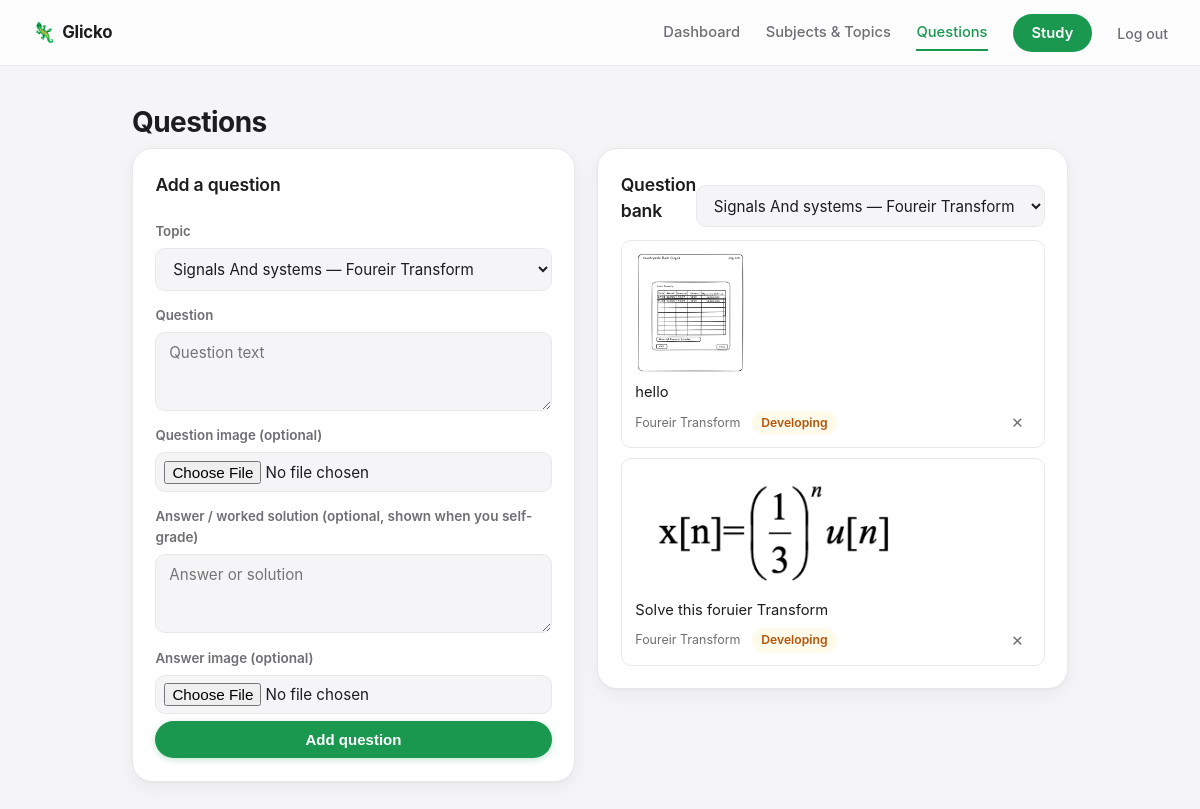
Screenshot of /questions?topic_id=1 (signed in) with the database file from the repository.
### tables this page shows
CREATE TABLE questions (
    id INTEGER PRIMARY KEY AUTOINCREMENT,
    topic_id INTEGER NOT NULL REFERENCES topics(id) ON DELETE CASCADE,
    text TEXT NOT NULL,
    answer TEXT,
    image_filename TEXT,
    answer_image_filename TEXT,
    rating REAL NOT NULL DEFAULT 1500,
    rd REAL NOT NULL DEFAULT 350,
    last_update TEXT,
    sm2_n INTEGER NOT NULL DEFAULT 0,
    sm2_ef REAL NOT NULL DEFAULT 2.5,
    sm2_interval REAL NOT NULL DEFAULT 0,
    next_eligible TEXT
);

CREATE TABLE topics (
    id INTEGER PRIMARY KEY AUTOINCREMENT,
    subject_id INTEGER NOT NULL REFERENCES subjects(id) ON DELETE CASCADE,
    name TEXT NOT NULL,
    rating REAL NOT NULL DEFAULT 1500,
    rd REAL NOT NULL DEFAULT 350,
    last_update TEXT,
    pending_results TEXT NOT NULL DEFAULT '[]',
    UNIQUE(subject_id, name)
);

### app.py (the view, shortened to what this page needs)
@app.route('/questions')
@login_required
def questions():
    uid = session['user_id']
    conn = db.get_db()
    topic_filter = request.args.get('topic_id', type=int)
    topics = conn.execute(
        "SELECT topics.*, subjects.name AS subject_name FROM topics "
        "JOIN subjects ON subjects.id = topics.subject_id WHERE subjects.user_id = ? "
        "ORDER BY subjects.name, topics.name", (uid,)
    ).fetchall()
    if topic_filter:
        q_rows = conn.execute(
            "SELECT questions.*, topics.name AS topic_name FROM questions "
            "JOIN topics ON topics.id = questions.topic_id "
            "JOIN subjects ON subjects.id = topics.subject_id "
            "WHERE topics.id = ? AND subjects.user_id = ? ORDER BY questions.id DESC",
            (topic_filter, uid)
        ).fetchall()
    conn.close()
    return render_template('questions.html', topics=topics, questions=q_rows, topic_filter=topic_filter)

### auth.py (called while the page is built)
def login_required(view):
    @wraps(view)
    def wrapped(*args, **kwargs):
        if not session.get('user_id'):
            return redirect(url_for('login', next=request.path))
        return view(*args, **kwargs)
    return wrapped

### db.py (called while the page is built)
def get_db():
    conn = sqlite3.connect(DB_PATH)
    conn.row_factory = sqlite3.Row
    conn.execute("PRAGMA foreign_keys = ON")
    return conn

### labels.py (called while the page is built)
def rating_label(rating):
    for lo, hi, label, css in TIERS:
        if lo <= rating < hi:
            return label, css
    return "Excellent", "tier-excellent"

### templates/questions.html (shortened to what this page needs)
{% extends "base.html" %}
{% block content %}
<h1>Questions</h1>
<div class="two-col">
  <section class="panel">
    <h2>Add a question</h2>
    {% if not topics %}
      <p class="muted">Add a subject and topic first.</p>
    {% else %}
    <form method="post" action="{{ url_for('add_question') }}" class="stack-form" enctype="multipart/form-data">
      <label>Topic</label>
      <select name="topic_id" required>
        {% for t in topics %}
        <option value="{{ t.id }}" {{ 'selected' if topic_filter == t.id }}>{{ t.subject_name }} — {{ t.name }}</option>
        {% endfor %}
      </select>
      <label>Question</label>
      <textarea name="text" rows="3" placeholder="Question text" required></textarea>
      <label>Question image <span class="muted small">(optional)</span></label>
      <input type="file" name="image" accept="image/*">
      <label>Answer / worked solution <span class="muted small">(optional, shown when you self-grade)</span></label>
      <textarea name="answer" rows="3" placeholder="Answer or solution"></textarea>
      <label>Answer image <span class="muted small">(optional)</span></label>
      <input type="file" name="answer_image" accept="image/*">
      <button type="submit" class="btn btn-primary">Add question</button>
    </form>
    {% endif %}
  </section>
  <section class="panel">
    <div class="panel-head">
      <h2>Question bank</h2>
      <form method="get" action="{{ url_for('questions') }}">
        <select name="topic_id" onchange="this.form.submit()">
          {% for t in topics %}
          <option value="{{ t.id }}" {{ 'selected' if topic_filter == t.id }}>{{ t.subject_name }} — {{ t.name }}</option>
          {% endfor %}
        </select>
      </form>
    </div>
    <ul class="question-list">
      {% for q in questions %}
      <li>
        {% if q.image_filename %}
        <img src="{{ url_for('static', filename='uploads/' + q.image_filename) }}" class="q-thumb" alt="">
        {% endif %}
        <div class="question-text">{{ q.text }}</div>
        <div class="question-meta">
          <span>{{ q.topic_name }}</span>
          <span class="rating-pill {{ rating_label(q.rating)[1] }}">{{ rating_label(q.rating)[0] }}</span>
          <form method="post" action="{{ url_for('delete_question', question_id=q.id) }}" onsubmit="return confirm('Delete this question?');">
            <button type="submit" class="btn-icon" title="Delete">✕</button>
          </form>
        </div>
      </li>
      {% else %}
      <li class="muted">No questions yet.</li>
      {% endfor %}
    </ul>
  </section>
</div>
{% endblock %}

### static/style.css (style rules this page uses)
:root { --bg: #f5f5f7; --card: #ffffff; --text: #1d1d1f; --muted: #6e6e73; --border: #e8e8ea; --primary: #1a9850; --primary-dark: #147a40; --primary-light: #eaf8ef; --primary-tint: #d7f2e2; --red: #d92d20; --amber: #b45309; --green-deep: #0f5132; --radius-lg: 20px; --radius-md: 14px; --radius-sm: 10px; --shadow-card: 0 1px 2px rgba(0, 0, 0, 0.03), 0 6px 20px rgba(0, 0, 0, 0.05); --shadow-pop: 0 4px 10px rgba(0, 0, 0, 0.06), 0 14px 36px rgba(0, 0, 0, 0.08); }
* { box-sizing: border-box; }
body { margin: 0; font-family: -apple-system, BlinkMacSystemFont, 'SF Pro Text', 'Inter', sans-serif; background: var(--bg); color: var(--text); line-height: 1.5; -webkit-font-smoothing: antialiased; }
h1 { font-size: 1.75rem; font-weight: 700; letter-spacing: -0.02em; margin: 0 0 0.3rem; }
h2 { font-size: 1.1rem; font-weight: 600; letter-spacing: -0.01em; margin: 0 0 1rem; }
.muted { color: var(--muted); }
.small { font-size: 0.85rem; }
.rating-pill { font-size: 0.76rem; font-weight: 600; padding: 0.2rem 0.6rem; border-radius: 999px; white-space: nowrap; }
.tier-mid { color: var(--amber); background: #fffbeb; }
.two-col { display: grid; grid-template-columns: 1fr 1fr; gap: 1.4rem; align-items: start; }
.panel { background: var(--card); border: 1px solid var(--border); border-radius: var(--radius-lg); padding: 1.4rem; box-shadow: var(--shadow-card); }
.panel-head { display: flex; justify-content: space-between; align-items: center; }
.stack-form { display: flex; flex-direction: column; gap: 0.4rem; }
.stack-form label { font-size: 0.83rem; font-weight: 600; color: var(--muted); margin-top: 0.5rem; }
input, select, textarea { font-family: inherit; font-size: 0.95rem; padding: 0.62rem 0.8rem; border: 1px solid var(--border); border-radius: var(--radius-sm); background: var(--bg); color: var(--text); }
textarea { resize: vertical; font-family: inherit; }
input[type="file"] { padding: 0.45rem 0.5rem; background: var(--bg); }
.btn { display: inline-block; border: none; border-radius: 999px; padding: 0.65rem 1.3rem; font-weight: 600; font-size: 0.94rem; cursor: pointer; text-decoration: none; text-align: center; transition: transform 0.06s ease, background 0.15s ease, box-shadow 0.15s ease; }
.btn-primary { background: var(--primary); color: white; box-shadow: 0 2px 6px rgba(26, 152, 80, 0.25); }
.btn-icon { background: transparent; border: none; color: var(--muted); cursor: pointer; font-size: 0.92rem; padding: 0.2rem 0.4rem; border-radius: 8px; }
.question-list { list-style: none; padding: 0; margin: 0; display: flex; flex-direction: column; gap: 0.6rem; max-height: 480px; overflow-y: auto; }
.question-list li { border: 1px solid var(--border); border-radius: var(--radius-sm); padding: 0.75rem 0.85rem; }
.q-thumb { max-width: 100%; max-height: 120px; border-radius: 8px; margin-bottom: 0.5rem; display: block; object-fit: cover; }
.question-text { font-size: 0.92rem; margin-bottom: 0.45rem; }
.question-meta { display: flex; align-items: center; gap: 0.7rem; font-size: 0.78rem; color: var(--muted); }
.question-meta form { margin-left: auto; }

### rows the page displays
questions: image_filename (picture), text "hello", topic_name "Foureir Transform", rating "Developing"
questions: image_filename (picture), text "Solve this foruier Transform", topic_name "Foureir Transform", rating "Developing"

### other values shown
form field topic_id "Signals And systems — Foureir Transform"
